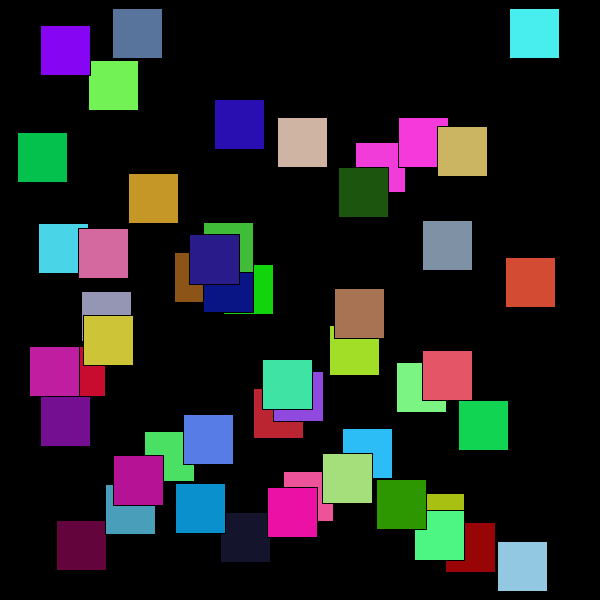
Frame 1 (no input)
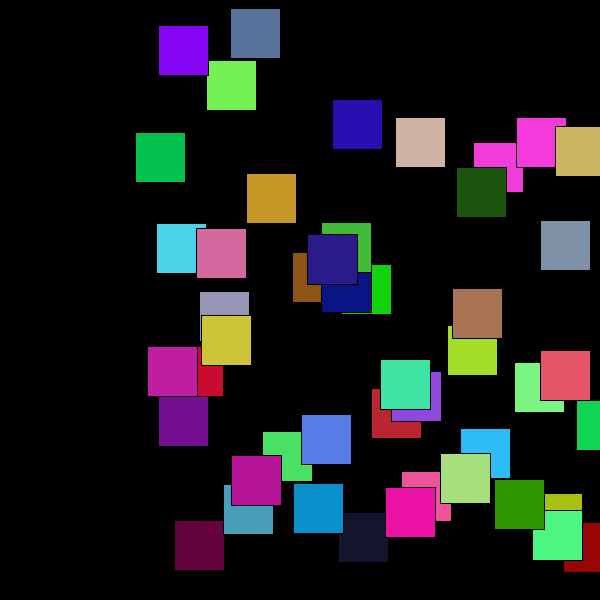
Frame 60 (the mouse pressed at the canvas centre just before this capture)
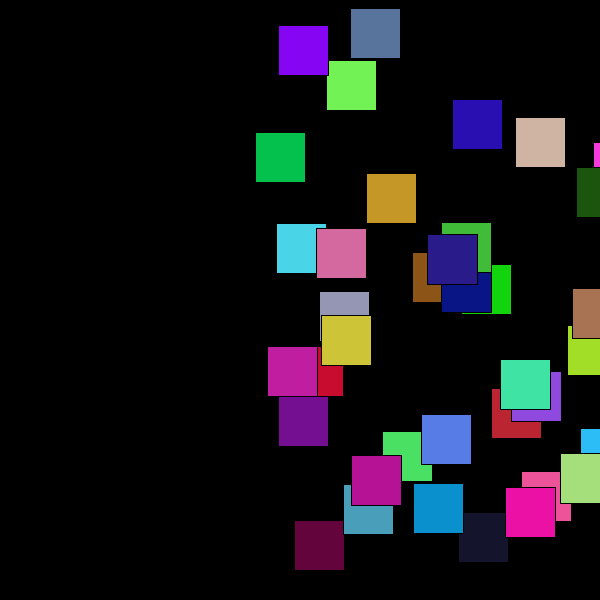
Frame 120 (the mouse held since frame 60 and released just before this capture)

The Processing sketch that drew these frames (run headless with seeded random() and noise(); from frame 60 on, the mouse is pressed at the canvas centre):

// Processing sketch: sketch_class
// ── sketch_class.pde
class Kvadrat {
    float x, y, s, v;
    Kvadrat(float _x, float _y, float _s, float _v) {
        x = _x;
        y = _y;
        s = _s;
        v = _v;
    }

    void right(float v) {
        x = x + v;     
        if((x + v) >= width) {
            v = -v; 
        } else if(x <= 0) {
              v = -v;
          }  
    }
}

class Cvet extends Kvadrat {
  color a;
  Cvet(float _x, float _y, float _s, float _v, color _a) { 
      super(_x, _y, _s, _v);
      a = _a;
  }
      
        void draw() {
        fill(a);
        rect(x, y, s, s); 
        }
}

Cvet[] k_array;

void setup() {
    size(600, 600);
    k_array = new Cvet[50];
    for (int i = 0; i < 50; i++) {
        k_array[i] = new Cvet(random(width-50), random(height-50), 50, 2, color(random(255), random(255), random(255)));
    }
}

void draw() {
    background(0);
    for (int i = 0; i < 50; i++) {
        k_array[i]. draw();
        k_array[i].right(2);
    }
}
